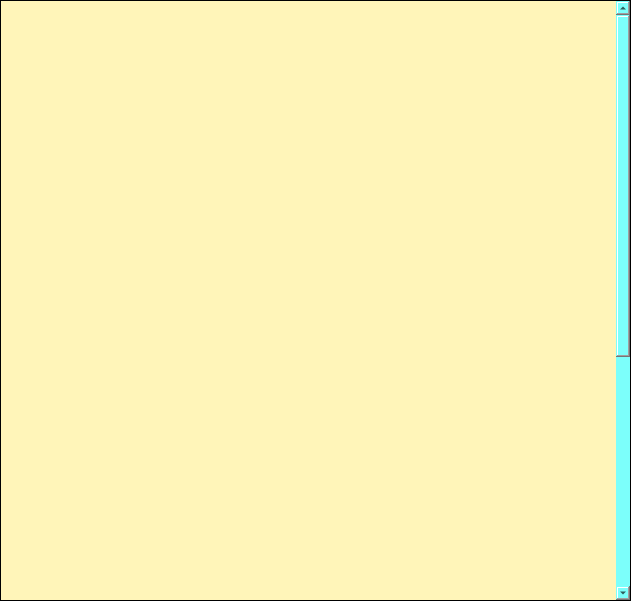
<?xml version="1.0" encoding="UTF-8"?>
<ui version="4.0">
 <class>MainWindow</class>
 <widget class="QMainWindow" name="MainWindow">
  <property name="geometry">
   <rect>
    <x>0</x>
    <y>0</y>
    <width>631</width>
    <height>601</height>
   </rect>
  </property>
  <property name="maximumSize">
   <size>
    <width>16777215</width>
    <height>16777215</height>
   </size>
  </property>
  <property name="windowTitle">
   <string>MainWindow</string>
  </property>
  <widget class="QWidget" name="centralwidget">
   <widget class="QFrame" name="frame">
    <property name="geometry">
     <rect>
      <x>0</x>
      <y>0</y>
      <width>631</width>
      <height>601</height>
     </rect>
    </property>
    <property name="styleSheet">
     <string notr="true">background-color: rgb(124, 255, 251);</string>
    </property>
    <property name="frameShape">
     <enum>QFrame::StyledPanel</enum>
    </property>
    <property name="frameShadow">
     <enum>QFrame::Raised</enum>
    </property>
    <widget class="QScrollArea" name="scrollArea">
     <property name="geometry">
      <rect>
       <x>0</x>
       <y>0</y>
       <width>631</width>
       <height>601</height>
      </rect>
     </property>
     <property name="styleSheet">
      <string notr="true">background-color: rgb(0, 0, 0);</string>
     </property>
     <property name="widgetResizable">
      <bool>false</bool>
     </property>
     <widget class="QWidget" name="scrollAreaWidgetContents">
      <property name="geometry">
       <rect>
        <x>0</x>
        <y>0</y>
        <width>615</width>
        <height>1000</height>
       </rect>
      </property>
      <property name="styleSheet">
       <string notr="true">background-color: rgb(255, 245, 185);</string>
      </property>
     </widget>
    </widget>
   </widget>
  </widget>
 </widget>
 <resources/>
 <connections/>
</ui>
